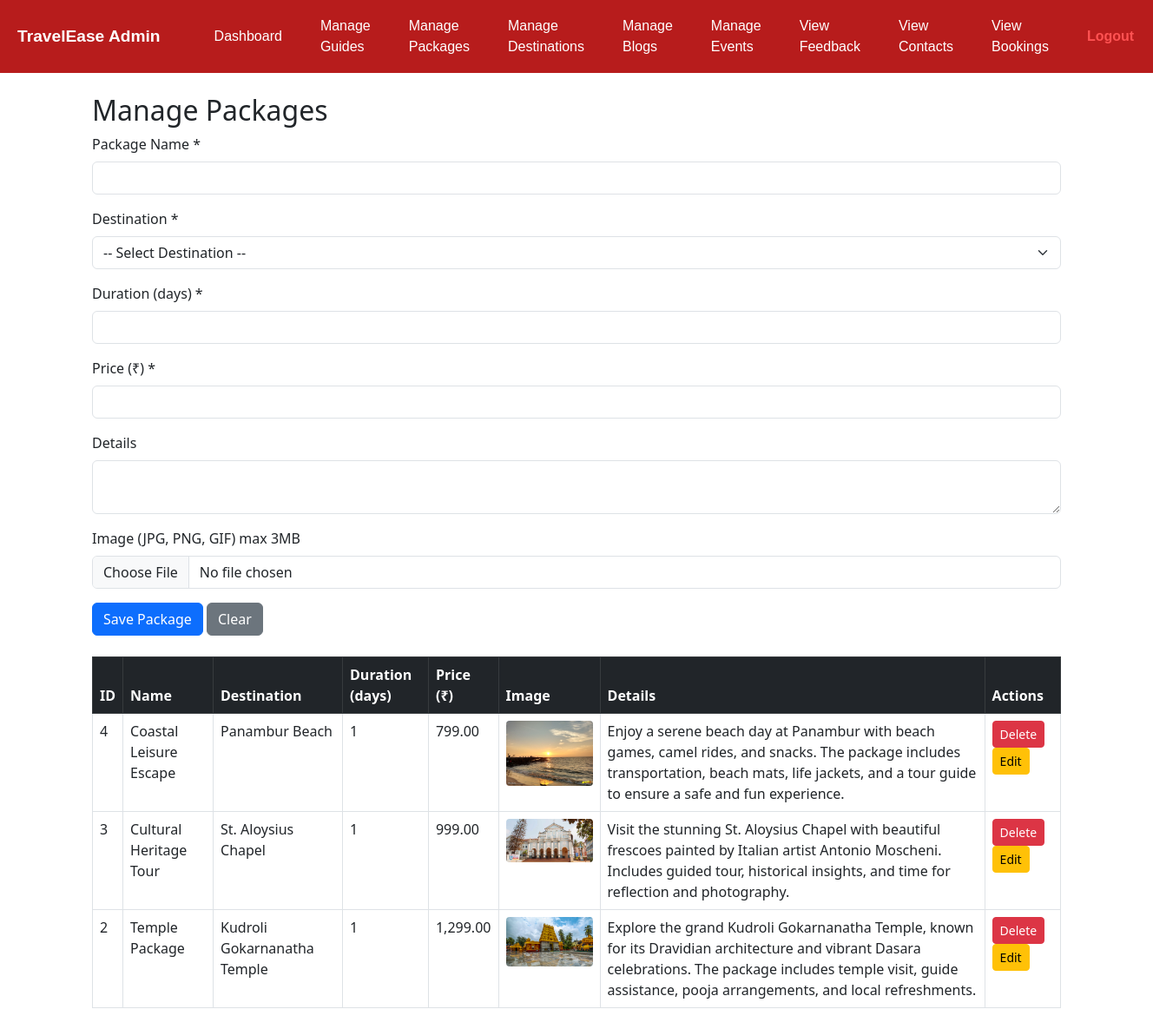
The app's page /admin/manage-packages.php (signed in) with its own data.
### tables this page shows
CREATE TABLE `packages` (
  `id` int(11) NOT NULL,
  `name` varchar(100) NOT NULL,
  `destination_id` int(11) DEFAULT NULL,
  `details` text DEFAULT NULL,
  `price` decimal(10,2) DEFAULT NULL,
  `days` int(11) DEFAULT NULL,
  `image` varchar(255) DEFAULT NULL
);

CREATE TABLE `destinations` (
  `id` int(11) NOT NULL,
  `name` varchar(100) NOT NULL,
  `description` text DEFAULT NULL,
  `image` varchar(255) DEFAULT NULL,
  `gmap_embed` text DEFAULT NULL
);

### admin/manage-packages.php (the view, shortened to what this page needs)
<?php
require_once '../config/db.php';
$stmt = $pdo->query("SELECT p.*, d.name AS destination_name FROM packages p LEFT JOIN destinations d ON p.destination_id = d.id ORDER BY p.id DESC");
$packages = $stmt->fetchAll(PDO::FETCH_ASSOC);
?>
<!DOCTYPE html>
<html lang="en">
<head>
<link href="https://cdn.jsdelivr.net/npm/bootstrap@5.3.0/dist/css/bootstrap.min.css" rel="stylesheet" />
</head>
<body>
    <?php include 'nav.php'; ?>
<div class="container my-4">
    <h2>Manage Packages</h2>
    <form method="post" enctype="multipart/form-data" class="mb-4">
        <div class="mb-3">
            <label for="name" class="form-label">Package Name *</label>
            <input type="text" name="name" id="name" class="form-control" required />
        </div>
        <div class="mb-3">
            <label for="destination_id" class="form-label">Destination *</label>
            <select name="destination_id" id="destination_id" class="form-select" required>
                <option value="">-- Select Destination --</option>
            </select>
        </div>
        <div class="mb-3">
            <label for="days" class="form-label">Duration (days) *</label>
            <input type="number" name="days" id="days" class="form-control" min="1" required />
        </div>
        <div class="mb-3">
            <label for="price" class="form-label">Price (₹) *</label>
            <input type="number" name="price" id="price" class="form-control" min="0" step="0.01" required />
        </div>
        <div class="mb-3">
            <label for="details" class="form-label">Details</label>
            <textarea name="details" id="details" class="form-control"></textarea>
        </div>
        <div class="mb-3">
            <label for="image" class="form-label">Image (JPG, PNG, GIF) max 3MB</label>
            <input type="file" name="image" id="image" class="form-control" accept="image/jpeg,image/png,image/gif" />
        </div>
        <button type="submit" class="btn btn-primary">Save Package</button>
        <button type="reset" class="btn btn-secondary" onclick="clearForm()">Clear</button>
    </form>
    <table class="table table-bordered">
        <thead class="table-dark">
            <tr>
                <th>ID</th>
                <th>Name</th>
                <th>Destination</th>
                <th>Duration (days)</th>
                <th>Price (₹)</th>
                <th>Image</th>
                <th>Details</th>
                <th>Actions</th>
            </tr>
        </thead>
        <tbody>
            <?php foreach ($packages as $package): ?>
            <tr>
                <td><?= htmlspecialchars($package['id']) ?></td>
                <td><?= htmlspecialchars($package['name']) ?></td>
                <td><?= htmlspecialchars($package['destination_name'] ?? 'Unknown') ?></td>
                <td><?= htmlspecialchars($package['days']) ?></td>
                <td><?= htmlspecialchars(number_format($package['price'], 2)) ?></td>
                <td>
                    <?php if ($package['image']): ?>
                        <img src="../<?= htmlspecialchars($package['image']) ?>" alt="Package Image" class="img-thumb" />
                    <?php else: ?>
                        N/A
                    <?php endif; ?>
                </td>
                <td><?= nl2br(htmlspecialchars($package['details'])) ?></td>
                <td>
                    <a href="?delete=<?= intval($package['id']) ?>" class="btn btn-sm btn-danger" onclick="return confirm('Are you sure to delete this package?');">Delete</a>
                    <button class="btn btn-sm btn-warning" onclick='editPackage(<?= json_encode($package) ?>)'>Edit</button>
                </td>
            </tr>
            <?php endforeach; ?>
        </tbody>
    </table>
</div>
</body>
</html>

### admin/manage-packages.php (style rules this page uses)
.img-thumb { max-width: 100px; max-height: 100px; object-fit: cover; border-radius: 4px; }

### records on screen
packages: id "4", name "Coastal Leisure Escape", destination.name "Panambur Beach", days "1", price "799.00", image (picture), details "Enjoy a serene beach day at Panambur with beach games, camel rides, and snacks. The package includes transportation, beach mats, life jackets, and a tour guide to ensure a safe and fun experience."
packages: id "3", name "Cultural Heritage Tour", destination.name "St. Aloysius Chapel", days "1", price "999.00", image (picture), details "Visit the stunning St. Aloysius Chapel with beautiful frescoes painted by Italian artist Antonio Moscheni. Includes guided tour, historical insights, and time for reflection and photography."
packages: id "2", name "Temple Package", destination.name "Kudroli Gokarnanatha Temple", days "1", price "1,299.00", image (picture), details "Explore the grand Kudroli Gokarnanatha Temple, known for its Dravidian architecture and vibrant Dasara celebrations. The package includes temple visit, guide assistance, pooja arrangements, and local refreshments."
